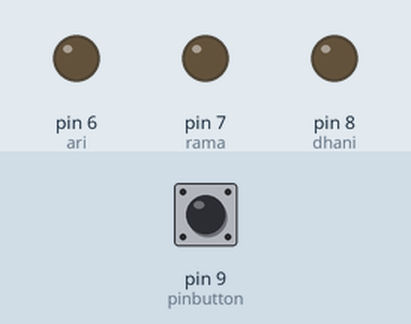
This sketch was run on a simulated Arduino Uno, built with avr-gcc and run on an emulated ATmega328P. Shown: output pins drawn as LEDs (lit = HIGH). Dashed ring = blinking. The test bench sets the inputs (shaded band); at power-on: pin 9 (pinbutton) HIGH.

Above: at 1.2 s.
1.3 s: pin 9 (pinbutton) pulled LOW for 0.15 s
At 1.55 s:
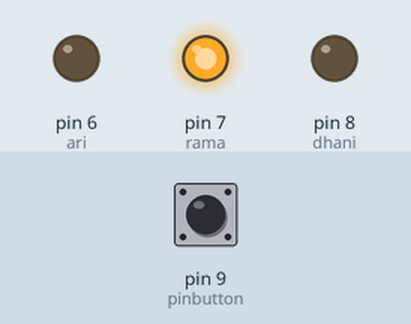
4.3 s: pin 9 (pinbutton) pulled LOW for 3.2 s
At 4.75 s:
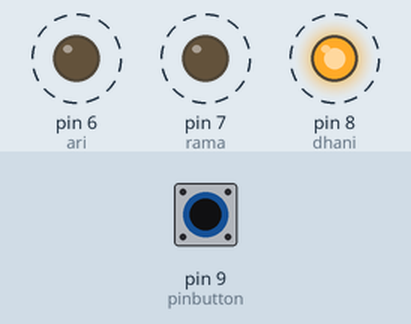
Timing chart, 0 to 9.3 s (numbered marks = the images above; inputs shaded):
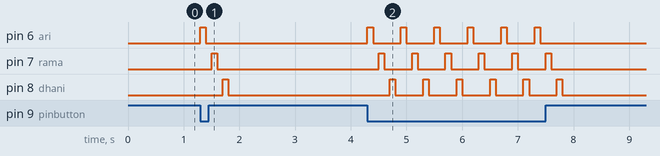

Measured:
- after the input at 1.3 s, pin 6 (ari): LOW → HIGH at once, → LOW 0.10 s later; pin 7 (rama): LOW → HIGH after 0.20 s, → LOW 0.10 s later; pin 8 (dhani): LOW → HIGH after 0.40 s, → LOW 0.10 s later
- after the input at 4.3 s, pin 6 (ari): alternates HIGH for 0.10 s and LOW for 0.50 s, 12 changes in all, then stays LOW, starting at once; pin 7 (rama): alternates HIGH for 0.10 s and LOW for 0.50 s, 12 changes in all, then stays LOW, starting after 0.20 s

The sketch:

tidur.ino
```cpp
//ari ramadhani
//2016230037
const int ari = 6;
const int rama = 7;
const int dhani = 8;
const int pinbutton = 9;

void setup(){
  //taro kodingan disini brok
  pinMode(ari,OUTPUT);
  pinMode(rama,OUTPUT);
  pinMode(dhani,OUTPUT);
  pinMode(pinbutton,INPUT);
  digitalWrite(pinbutton,HIGH);
}
void loop() {
  //taro koding disini
  if(digitalRead(pinbutton)==0)
  {
    digitalWrite(ari,HIGH);
    delay(100);
    digitalWrite(ari,LOW);
    delay(100);
    digitalWrite(rama,HIGH);
    delay(100);
    digitalWrite(rama,LOW);
    delay(100);
    digitalWrite(dhani,HIGH);
    delay(100);
    digitalWrite(dhani,LOW);
    delay(100);
  }
}
```
